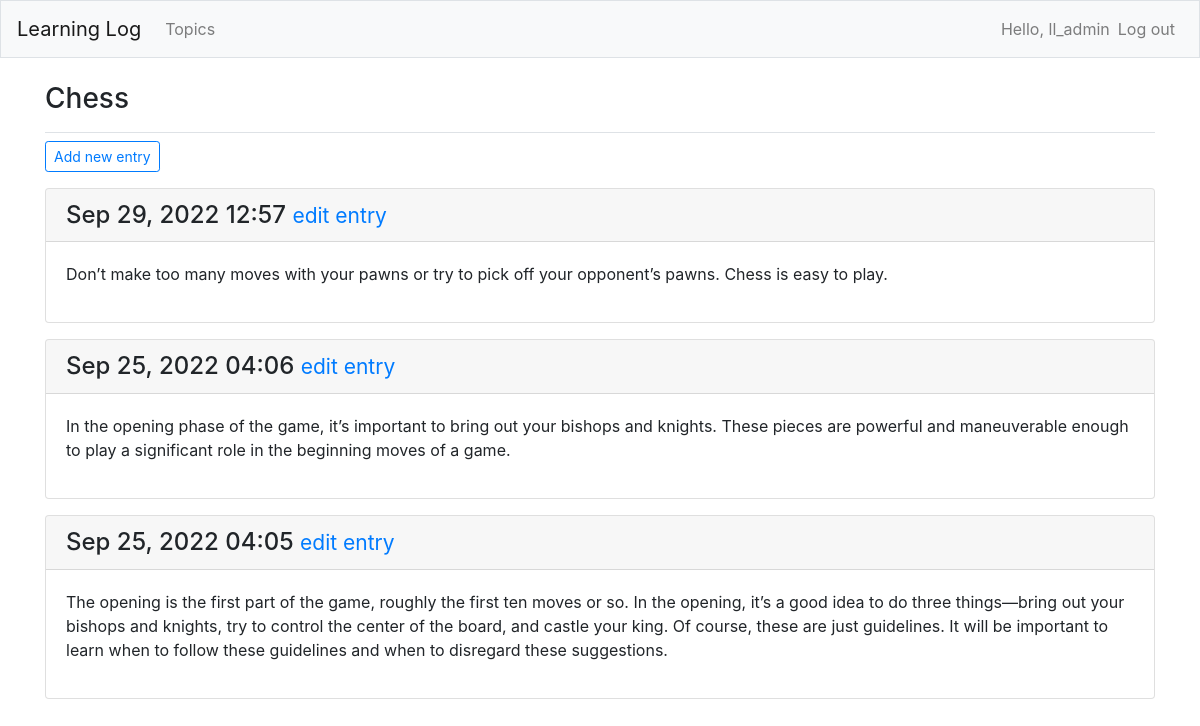
The page /topics/1/ (signed in) on the database its author committed.
### learning_logs/models.py (models this page shows, shortened)
class Topic(models.Model):
	text = models.CharField(max_length=200)
	date_added = models.DateTimeField(auto_now_add = True)
	owner = models.ForeignKey(User, on_delete = models.CASCADE)
	def __str__(self):
		return self.text

class Entry(models.Model):
	topic = models.ForeignKey(Topic, on_delete = models.CASCADE)
	text = models.TextField()
	date_added = models.DateTimeField(auto_now_add = True)
	class Meta:
		verbose_name_plural = 'entries'

### learning_logs/views.py (the view)
# urls.py: path("topics/<int:topic_id>/", views.topic, name= "topic"),
@login_required
def topic(request, topic_id):
	topic = Topic.objects.get(id=topic_id)
	check_topic_owner(topic,request)
	entries = topic.entry_set.order_by("-date_added")
	context = {"topic":topic, "entries":entries}
	return render(request, "learning_logs/topic.html", context)

### learning_logs/views.py (called while the page is built)
def check_topic_owner(topic,request):
	if topic.owner != request.user:
		raise Http404

### learning_logs/templates/learning_logs/topic.html
{% extends "learning_logs/base.html" %}
{% block page_header %}
	<h3>{{ topic }}</h3>
{% endblock page_header %}
{% block content %}
<p>
	<a href="{% url 'learning_logs:new_entry' topic.id %}" class="btn btn-outline-primary btn-sm">Add new entry</a>
</p>
	{% for entry in entries %}
		<div class="card mb-3">
			<h4 class="card-header">
				{{ entry.date_added|date:'M d, Y H:i' }}
				<small><a href="{% url 'learning_logs:edit_entry' entry.id %}">edit entry</a></small>
			</h4>
			<div class="card-body">
				{{ entry.text|linebreaks }}
			</div>
		</div>
	{% empty %}
		<p>There are no entries for this topic yet.</p>
	{% endfor %}
{% endblock content %}

### learning_logs/templates/learning_logs/base.html (shortened to what this page needs)
{% load bootstrap4 %}
<!DOCTYPE html>
<html lang="en">
<head>
	{% bootstrap_css %}
</head>
<body>
	<nav class="navbar navbar-expand-md navbar-light bg-light mb-4 border">
		<a class="navbar-brand" href="{% url 'learning_logs:index' %}">Learning Log</a>
		<div class="collapse navbar-collapse" id= "navbarCollapse">
			<ul class="navbar-nav mr-auto">
				<li class="nav-item">
					<a class="nav-link" href="{% url 'learning_logs:topics' %}">Topics</a>
				</li>
			</ul>
			<ul class="navbar-nav ml-auto">
				{% if user.is_authenticated %}
					<li class="nav-item">
						<span class="navbar-text">Hello, {{ user.username }}</span>
					</li>
					<li>
						<a class="nav-link" href="{% url 'users:logout' %}">Log out</a>
					</li>
				{% endif %}
			</ul>
		</div>
	</nav>
	<main role="main" class="container">
		<div class="pb-2 mb-2 border-bottom">
			{% block page_header %}{% endblock page_header %}
		</div>
		<div>
			{% block content %}{% endblock content %}
		</div>
	</main>
</body>
</html>

### rows shown on the page
Topic: text "Chess"
Entry: date_added "Sep 29, 2022 12:57", text "Don’t make too many moves with your pawns or try to pick off your opponent’s pawns. Chess is easy to play."
Entry: date_added "Sep 25, 2022 04:06", text "In the opening phase of the game, it’s important to bring out your bishops and knights. These pieces are powerful and maneuverable enough to play a significant role in the beginning moves of a game."
Entry: date_added "Sep 25, 2022 04:05", text "The opening is the first part of the game, roughly the first ten moves or so. In the opening, it’s a good idea to do three things—bring out your bishops and knights, try to control the center of the board, and castle your king. Of course, these are just guidelines. It will be important to learn when to follow these guidelines and when to disregard these suggestions."

### other values the page prints
{{ user.username }} "ll_admin"
